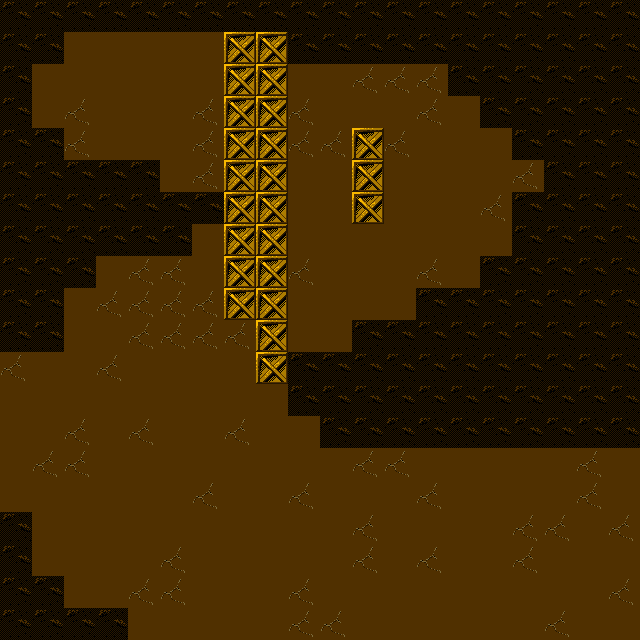

The image is a tile-based game level rendered from a .tmx file. Its description and source (layers, tilesets, objects; grid data summarised) follow:
An orthogonal 20x20 tile map with 32x32 px tiles, 2 tile layers (Tile Layer 1, WaterDown) and 2 objects.

<map version="1.0" orientation="orthogonal" renderorder="right-down" width="20" height="20" tilewidth="32" tileheight="32" nextobjectid="1">
 <tileset firstgid="1" name="tileset1" tilewidth="32" tileheight="32" tilecount="80">
  <image source="../Art/tileset1.png" trans="ff00ff" width="320" height="256" />
  <tile id="33">
   <objectgroup draworder="index">
    <object id="0" x="0" y="0" width="32" height="32" />
   </objectgroup>
  </tile>
  <tile id="47">
   <objectgroup draworder="index">
    <object id="0" x="0" y="0" width="32" height="32" />
   </objectgroup>
  </tile>
 </tileset>
 <layer name="Tile Layer 1" width="20" height="20">
  <data>[400 cells, 400 non-empty, 5 distinct tile ids]</data>
 </layer>
 <layer name="WaterDown" width="20" height="20">
  <data>[400 cells, 23 non-empty, 1 distinct tile ids]</data>
 </layer>
</map>